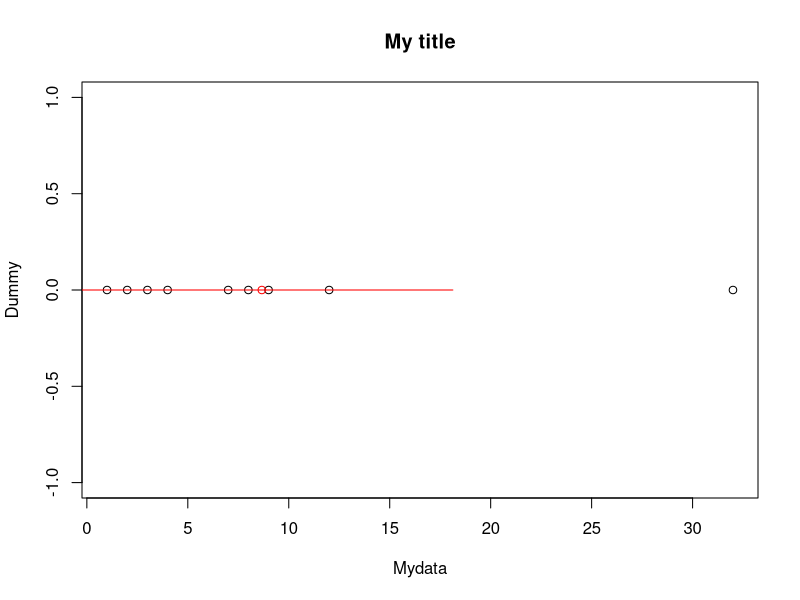
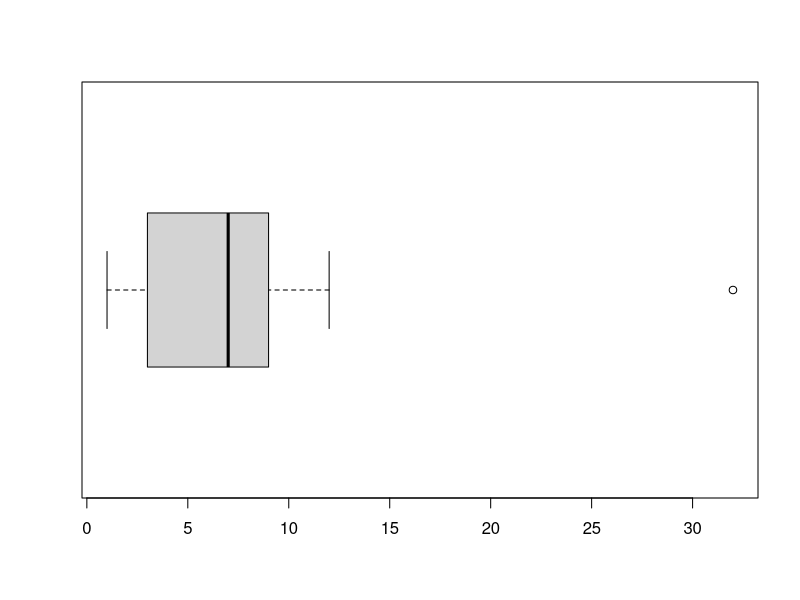
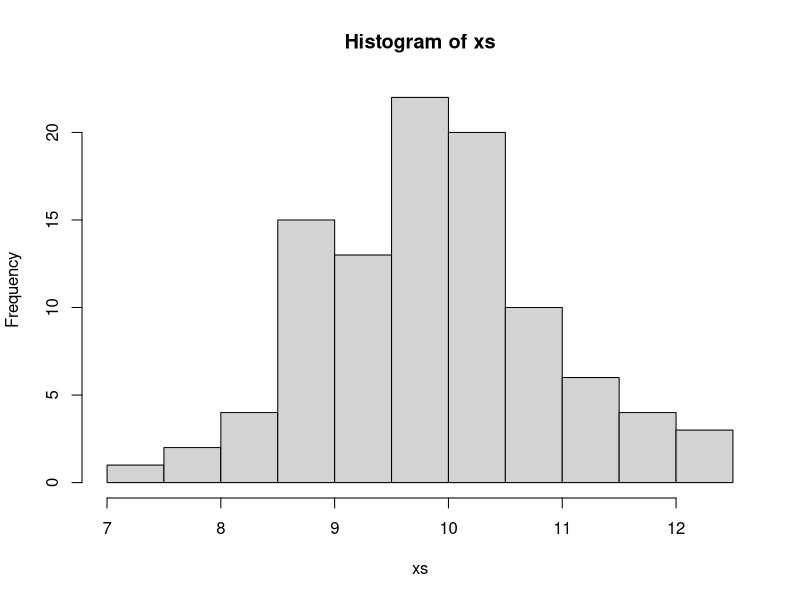
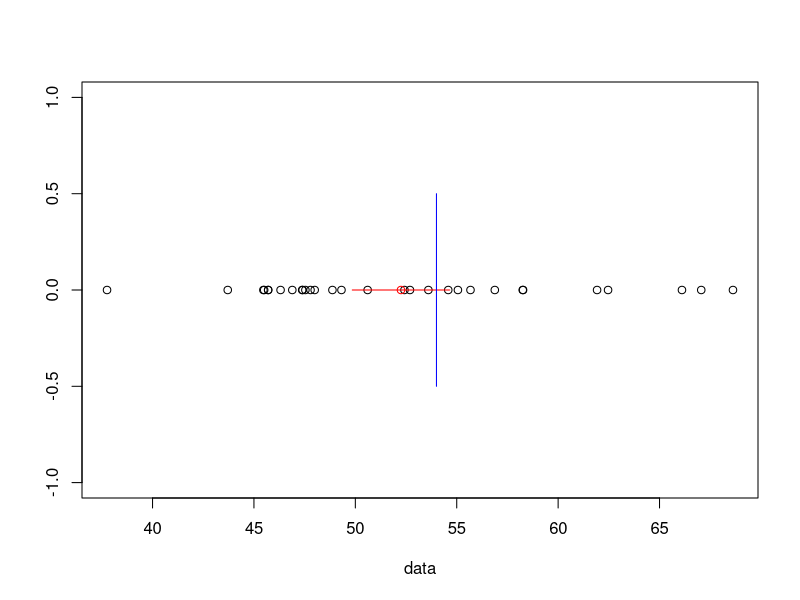
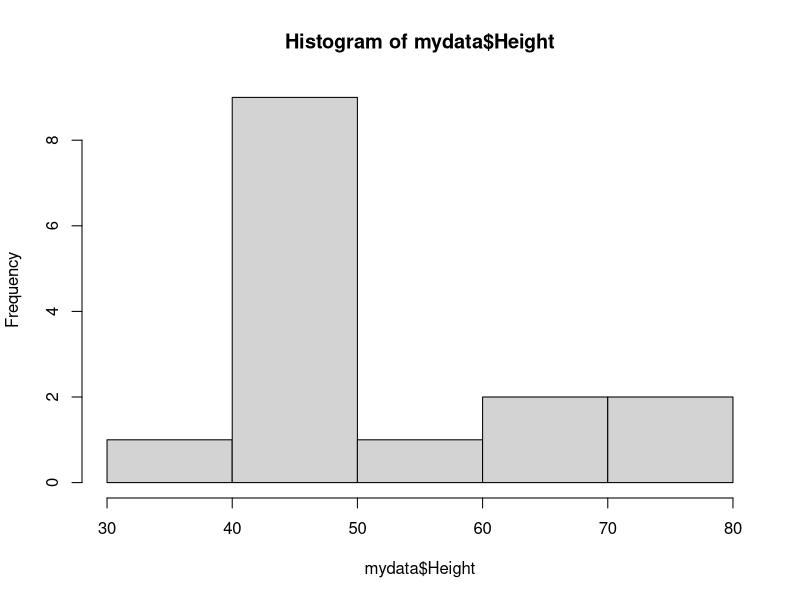
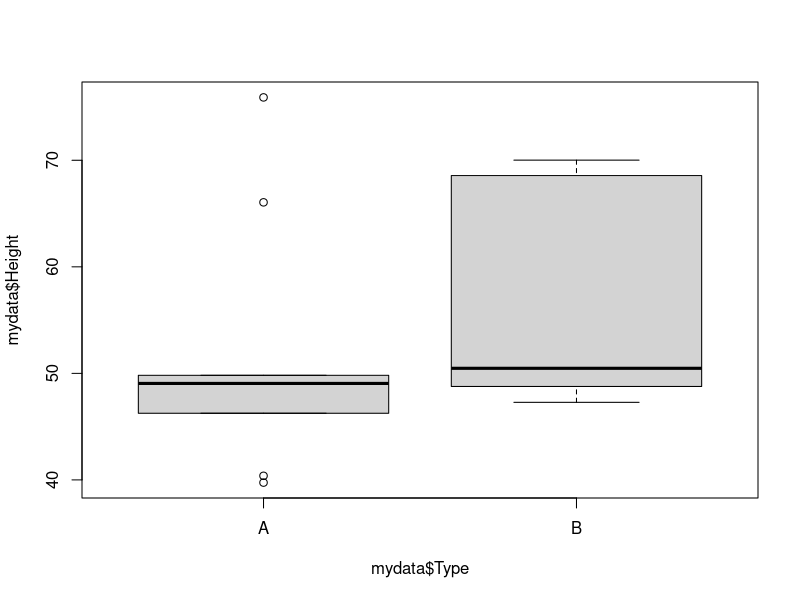
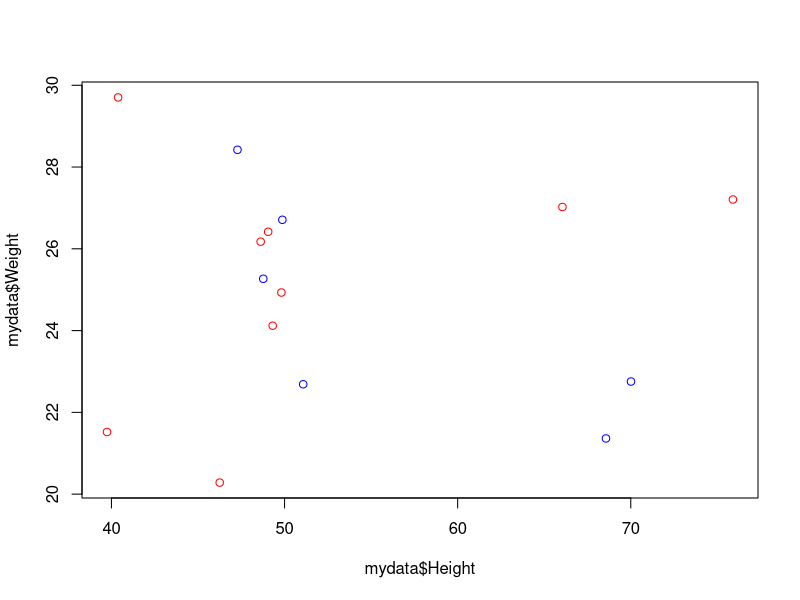
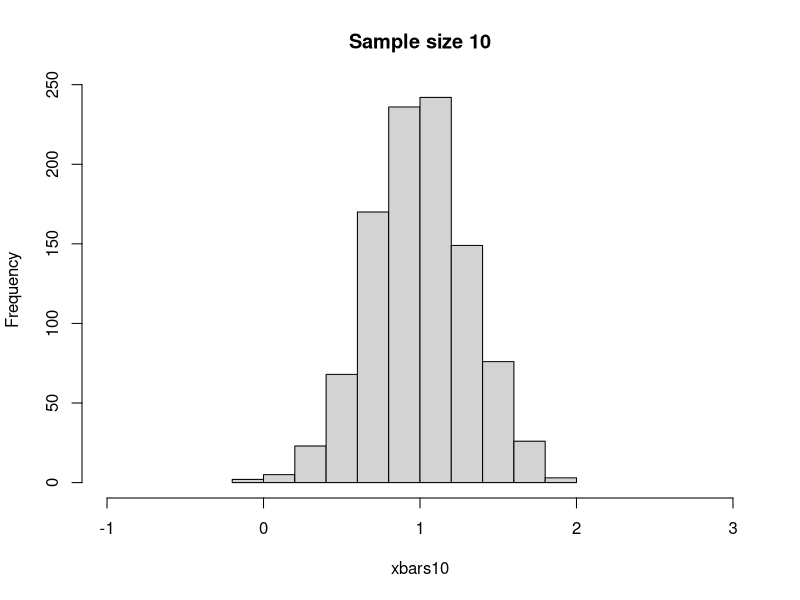

The R script that drew these images, in order:
## ---- chunk 1
knitr::opts_chunk$set(echo = TRUE)
library(xtable)
## ---- chunk 2
1+1
## ---- chunk 3
2*3 + 1
21/3
x <- 3/4
## ---- chunk 4
x
## ---- chunk 5
x+1
x^2
## ---- chunk 6
 xs <- c(1,2,3,4,5)
 xs
## ---- chunk 7
max(xs)
min(xs)
mean(xs)
median(xs)
sd(xs)
## ---- chunk 8
mydata <- c(1,2,3,4,7,8,9,12,32)
z <- rep(0,length(mydata))
my.mean <- mean(mydata)
my.sd <- sd(mydata)
plot(mydata,z, main = 'My title' , xlab = 'Mydata', ylab = 'Dummy')
points(my.mean,0, col='red')
lines(c(my.mean-my.sd, my.mean+my.sd), c(0,0), col='red')
## ---- chunk 9
 boxplot(mydata, horizontal = TRUE)
## ---- chunk 10
xs <- rnorm(100, mean = 10, sd = 1)   # 100 values drawn from N(10,1)
hist(xs)
## ---- chunk 11
popln.sigma <- 8
popln.mean <- 54
n <- 30
data <- rnorm(n, popln.mean, popln.sigma)
sample.mean <- mean(data)
z <- abs(qnorm(.05))
x.low <- sample.mean - z*popln.sigma/sqrt(n)
x.high <- sample.mean + z*popln.sigma/sqrt(n)
plot(data, rep(0,length(data)), ylab = '')
points(sample.mean, 0, col='red')
lines(c(x.low, x.high), c(0,0), col='red')
lines(c(popln.mean, popln.mean), c(-0.5,0.5), col='blue')
## ---- chunk 12
  n <- 15
  mydata <- data.frame(Type=sample(c('A', 'B'), n, replace=TRUE),
                       Height=rnorm(n, mean=50, sd=10),
                       Weight=runif(n, 20,30)) 
## ---- chunk 13
   print(xtable(mydata, align="ccrr"), type="html", comment=FALSE)
## ---- chunk 14
 mydata[3,]
## ---- chunk 15
 mydata[,2]
 mydata$Height
## ---- chunk 16
  hist(mydata$Height)
## ---- chunk 17
 boxplot(mydata$Height~mydata$Type)
## ---- chunk 18
 mean(mydata$Weight)
## ---- chunk 19
 plot(mydata$Height, mydata$Weight, col = ifelse(mydata$Type=='A', 'red', 'blue'))
## ---- chunk 20
n <- 10                            
rolls <- sample(c(1,2,3,4,5,6), n, replace = TRUE)
rolls
## ---- chunk 21
n <- 10                            
morerolls <- sample(c(1,2,3,4,5,6), n, replace = TRUE)
morerolls
## ---- chunk 22
?sample
## ---- chunk 23
# Normal distribution with mean 1 and standard deviation 1:
n <- 10
xs <- rnorm(n, mean = 1, sd = 1)
xs
mean(xs)
sd(xs)
## ---- chunk 24
## Change the value of n to set the sample size
n <- 10

## A function to produce a sample of size n 
## Change mu and sigma to modify the population distribution and hence the samples
mu <- 1
sigma <- 1
makesample <- function(n) { rnorm(n, mean=mu, sd=sigma)}

# Produce a few samples and calculate their means:
sample1 <- makesample(10)
sample1
mean(sample1)

sample2 <- makesample(10)
sample2
mean(sample2)

sample3 <- makesample(10)
sample3
mean(sample3)
## ---- chunk 25
n <- 5 
xbars <- lapply(rep(n, 3), function(x) {makesample(x)})
xbars
## ---- chunk 26
n <- 5 
xbars <- lapply(rep(n, 3), function(x) {mean(makesample(x))})
xbars
## ---- chunk 27
# Make 1000 samples and look at the distribution of the sample means
n <- 10 
xbars10 <- sapply(rep(n, 1000), function(x) {mean(makesample(x))})

# And display the distribution
hist(xbars10, main = paste0("Sample size ",n, collapse=""), xlim = c(mu-2*sigma, mu+2*sigma))

n <- 100 
xbars100 <- sapply(rep(n, 1000), function(x) {mean(makesample(x))})

# And display the distribution
hist(xbars100, main = paste0("Sample size ",n, collapse=""), xlim = c(mu-2*sigma, mu+2*sigma))

n <- 1000 
xbars1000 <- sapply(rep(n, 1000), function(x) {mean(makesample(x))})

# And display the distribution
hist(xbars1000, main = paste0("Sample size ",n, collapse=""), xlim = c(mu-2*sigma, mu+2*sigma))

## ---- chunk 28
means <- c(mean(xbars10), mean(xbars100), mean(xbars1000))
sds <- c(sd(xbars10), sd(xbars100), sd(xbars1000))
par(mfrow=c(1,2))
plot(means, xlab = 'Log_10(sample size)', ylab = 'Sample mean')
plot(sds, type = 'o', xlab = 'Log_10(sample size)', ylab = 'Sample standard error')
## ---- chunk 29
g <- function(n) { runif(n, 5, 10)} # Produces random numbers in the interval [5,10]

n <- 1000 
xbars <- sapply(rep(n, 1000), function(x) {mean(g(x))})
hist(xbars, xlim = c(6,9))
